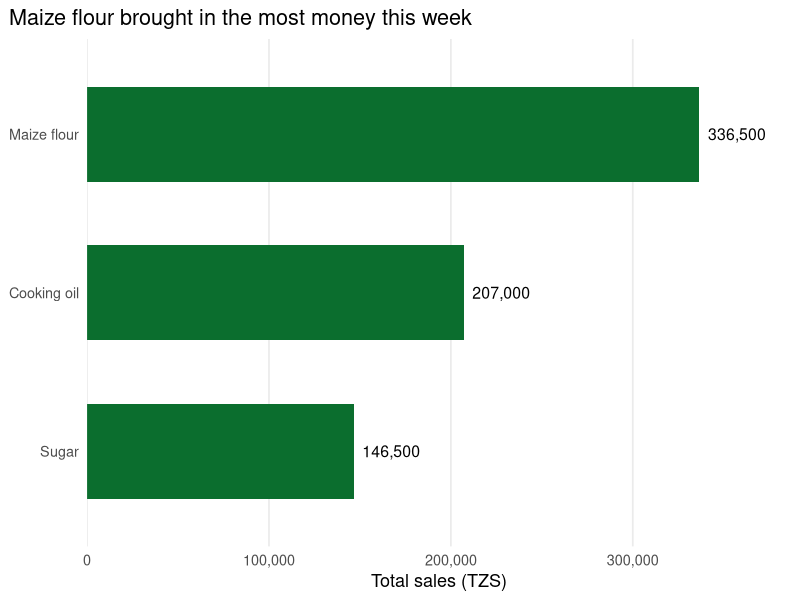

Write the R code that produced this figure.
## ---- chunk 1
2 + 3
1500 * 12
(42000 + 38500) / 2
## ---- chunk 2
price_per_kg <- 2500      # price of 1 kg of maize flour, in TZS
kilos_sold <- 18

price_per_kg * kilos_sold
## ---- chunk 3
maize_sales <- c(42000, 38500, 45000, 40000, 51000, 63000, 57000)

sum(maize_sales)    # total for the week
mean(maize_sales)   # average per day
max(maize_sales)    # best day
## ---- chunk 4
sales <- data.frame(
  day = rep(c("Mon", "Tue", "Wed", "Thu", "Fri", "Sat", "Sun"), times = 3),
  product = rep(c("Maize flour", "Cooking oil", "Sugar"), each = 7),
  amount_tzs = c(
    42000, 38500, 45000, 40000, 51000, 63000, 57000,  # maize flour
    25000, 27500, 24000, 26000, 31000, 39000, 34500,  # cooking oil
    18000, 16500, 19500, 17000, 22000, 28500, 25000   # sugar
  )
)

head(sales)   # show the first six rows
## ---- chunk 5
library(dplyr)
library(ggplot2)
## ---- chunk 6
weekly <- sales |>
  group_by(product) |>
  summarise(
    total_tzs = sum(amount_tzs),
    best_day = day[which.max(amount_tzs)]
  ) |>
  arrange(desc(total_tzs))

weekly
## ---- chunk 7
#| label: fig-weekly-sales
#| fig-cap: "Total sales per product over one week (made-up data)."
#| fig-alt: "Horizontal bar chart of one week's sales. Maize flour earned TZS 336,500, cooking oil TZS 207,000 and sugar TZS 146,500."
#| fig-width: 7
#| fig-height: 3.4
ggplot(weekly, aes(x = total_tzs, y = reorder(product, total_tzs))) +
  geom_col(fill = "#0B6E2E", width = 0.6) +
  geom_text(aes(label = scales::comma(total_tzs)), hjust = -0.15, size = 4) +
  scale_x_continuous(
    labels = scales::label_comma(),
    expand = expansion(mult = c(0, 0.15))
  ) +
  labs(
    title = "Maize flour brought in the most money this week",
    x = "Total sales (TZS)",
    y = NULL
  ) +
  theme_minimal(base_size = 13) +
  theme(
    panel.grid.major.y = element_blank(),
    panel.grid.minor = element_blank(),
    plot.title.position = "plot"
  )
